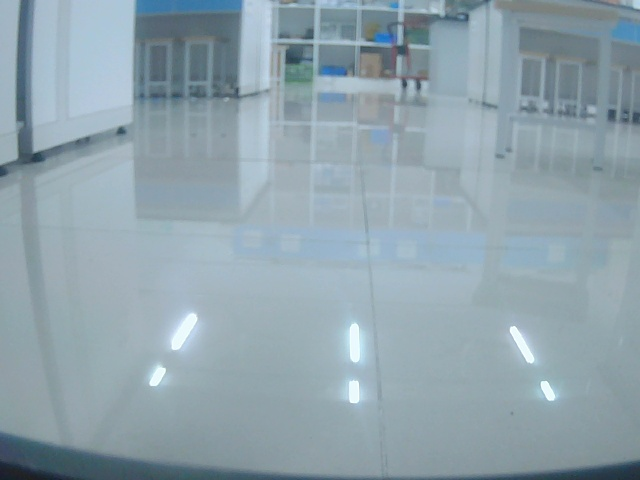
#> input picture main/camera_calibration/captures/camera_reference.jpg, 640 x 480 px, given in place of the camera
$ python LRblue.py
#> lines starting #> are read from the running program, lines starting #| are printed output that depends on the picture; after the words box and inside, x2 and y2 are one past the last pixel; in counts of white or black regions, pixels touching at a corner belong together
import cv2
import numpy as np

camera_id = 0
width = 640
height = 480
fps = 120

cap = cv2.VideoCapture(camera_id)
cap.set(cv2.CAP_PROP_FOURCC,cv2.VideoWriter.fourcc('M','J','P','G'))
cap.set(cv2.CAP_PROP_FRAME_WIDTH, width)
cap.set(cv2.CAP_PROP_FRAME_HEIGHT, height)
cap.set(cv2.CAP_PROP_FPS, fps)

if not cap.isOpened():
    print("无法打开摄像头画面")
    exit()

cv2.namedWindow('Blue Mask')
cv2.namedWindow('ROI')

def nothing(x):
    pass

# 蓝色HSV分割参数可调
cv2.createTrackbar('H Low', 'Blue Mask', 100, 180, nothing)
cv2.createTrackbar('H High', 'Blue Mask', 140, 180, nothing)
cv2.createTrackbar('S Low', 'Blue Mask', 10, 255, nothing)
cv2.createTrackbar('S High', 'Blue Mask', 255, 255, nothing)
cv2.createTrackbar('V Low', 'Blue Mask', 10, 255, nothing)
cv2.createTrackbar('V High', 'Blue Mask', 255, 255, nothing)

fixed_size = (200, 200)

while True:
    ret, frame = cap.read()
#> frame is the input picture: shape (480, 640, 3); mean B, G, R 172.5, 163, 143.8
    if not ret:
        print("无法打开摄像头画面")
        break

    frame_half = frame[height//2:, :]
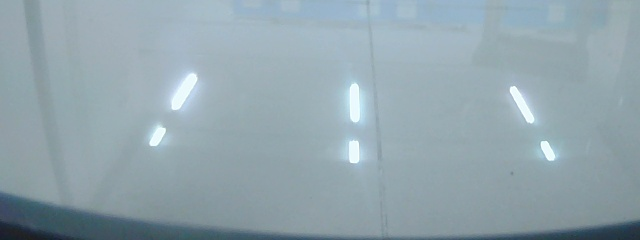
#> frame_half: shape (240, 640, 3); mean B, G, R 173.8, 165.3, 146.5

    # 获取滑动条的值
    h_low = cv2.getTrackbarPos('H Low', 'Blue Mask')
    h_high = cv2.getTrackbarPos('H High', 'Blue Mask')
    s_low = cv2.getTrackbarPos('S Low', 'Blue Mask')
    s_high = cv2.getTrackbarPos('S High', 'Blue Mask')
    v_low = cv2.getTrackbarPos('V Low', 'Blue Mask')
    v_high = cv2.getTrackbarPos('V High', 'Blue Mask')

    hsv = cv2.cvtColor(frame_half, cv2.COLOR_BGR2HSV)
#> hsv: shape (240, 640, 3); mean H, S, V 99.1, 41.4, 173.8
    lower_blue = np.array([h_low, s_low, v_low])
    upper_blue = np.array([h_high, s_high, v_high])
    mask = cv2.inRange(hsv, lower_blue, upper_blue)
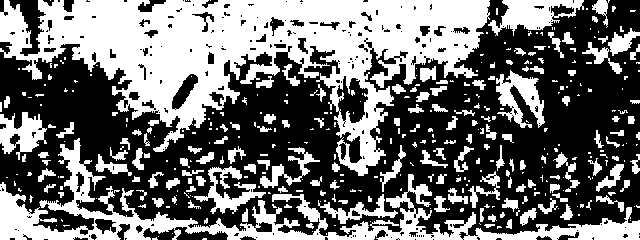
#> mask: shape (240, 640); 43.6% white; 387 white regions (236 under 20 px)

    # 找底行大于220且面积最大的轮廓
    max_cnt = None
    max_area = 0
    contours, _ = cv2.findContours(mask, cv2.RETR_EXTERNAL, cv2.CHAIN_APPROX_SIMPLE)
#> contours = 381 contours, 273 with area under 20; largest, box (x1, y1, x2, y2) and area: (0, 0, 490, 176) 38031, (0, 138, 640, 240) 11215, (488, 0, 584, 36) 1754, (496, 70, 545, 128) 1234, (0, 112, 47, 160) 1166
    for cnt in contours:
        x, y, w_rect, h_rect = cv2.boundingRect(cnt)
        bottom = y + h_rect
        area = cv2.contourArea(cnt)
        if bottom < 230 and bottom > 180 and area > max_area and area >5000:
            max_area = area
            max_cnt = cnt
#> this loop made 381 passes
#> (x, y, w_rect, h_rect, bottom, area) on passes 17, 21, 25: (506, 219, 6, 10, 229, 29.5), (488, 214, 9, 8, 222, 28.5), (520, 208, 17, 18, 226, 130)
#> after the loop, max_area = 0

    mask_bgr = cv2.cvtColor(mask, cv2.COLOR_GRAY2BGR)
#> mask_bgr: shape (240, 640, 3); 43.6% white; 387 white regions (236 under 20 px), largest, box (x1, y1, x2, y2) and area: (0, 0, 490, 176) 35995, (0, 138, 640, 240) 12243, (488, 0, 584, 36) 1733
    roi_img = np.ones(fixed_size, dtype=np.uint8) * 255  # 默认全白
    show_img = mask_bgr.copy()
    blue_bottom = -1
    if max_cnt is not None:
        rect = cv2.minAreaRect(max_cnt)
        box = cv2.boxPoints(rect)
        box = np.int0(box)

        fill_mask = np.zeros_like(mask)
        cv2.drawContours(fill_mask, [box], 0, 255, -1)
        cv2.drawContours(fill_mask, [max_cnt], -1, 0, -1)

        show_img = mask_bgr.copy()
        show_img[fill_mask == 255] = [255,255,255]

        w = int(rect[1][0])
        h = int(rect[1][1])
        if w > 0 and h > 0:
            src_pts = box.astype("float32")
            dst_pts = np.array([[0, h-1], [0, 0], [w-1, 0], [w-1, h-1]], dtype="float32")
            M = cv2.getPerspectiveTransform(src_pts, dst_pts)
            roi_bin = cv2.warpPerspective(show_img, M, (w, h))
            roi_img = cv2.resize(roi_bin, fixed_size)
            roi_img = cv2.cvtColor(roi_img, cv2.COLOR_BGR2GRAY)
            roi_img = cv2.bitwise_not(roi_img)

            h2, w2 = roi_img.shape
            col_sum = np.sum(roi_img == 255, axis=0)
            threshold = int(0.7 * np.max(col_sum)) if np.max(col_sum) > 0 else 0
            white_bar_indices = np.where(col_sum > threshold)[0]
            if len(white_bar_indices) > 0:
                bar_left = white_bar_indices[0]
                bar_right = white_bar_indices[-1]
                bar_center = (bar_left + bar_right) // 2
            else:
                bar_center = w2 // 2

            left_top = roi_img[0:h2//2, 0:bar_center]
            right_top = roi_img[0:h2//2, bar_center:w2]
            left_white_ratio = np.sum(left_top == 255) / left_top.size if left_top.size > 0 else 0
            right_white_ratio = np.sum(right_top == 255) / right_top.size if right_top.size > 0 else 0

            if left_white_ratio <= 0.05 and right_white_ratio <= 0.05:
                pass
            elif left_white_ratio > right_white_ratio:
                print(f"蓝色竖条为界，左上白色比例高({left_white_ratio:.2f} > {right_white_ratio:.2f})，左转")
            elif right_white_ratio > left_white_ratio:
                print(f"蓝色竖条为界，右上白色比例高({right_white_ratio:.2f} > {left_white_ratio:.2f})，右转")

        # 输出蓝色矩形底行行数
        x, y, w_rect, h_rect = cv2.boundingRect(max_cnt)
        blue_bottom = y + h_rect
        print("蓝色矩形底行数:", blue_bottom)
        print("蓝色矩形面积:", max_area)
    else:
        print("无有效蓝色区域或底行不达标，不做识别")

    cv2.imshow('Blue Mask', show_img)
    cv2.imshow('ROI', roi_img)

    if cv2.waitKey(1) & 0xFF == ord('q'):
#> (key q is pressed here)
        break

cap.release()
cv2.destroyAllWindows()

$ run again, on main/camera_calibration/captures/ground_reference.jpg
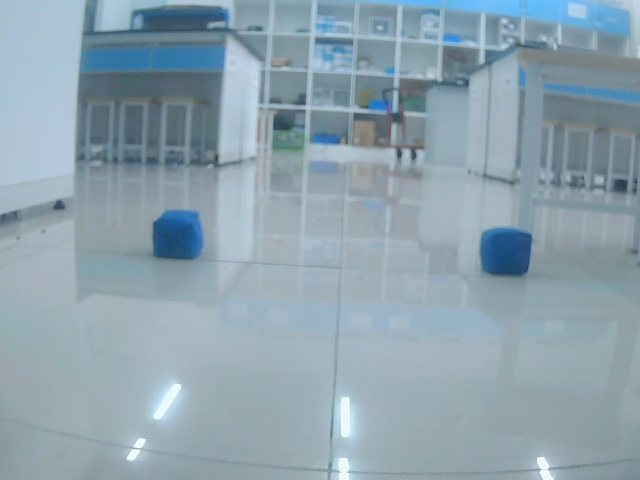
#> input picture main/camera_calibration/captures/ground_reference.jpg, 640 x 480 px, given in place of the camera
#> frame is the input picture: shape (480, 640, 3); mean B, G, R 173.9, 162.5, 141.5
#> `frame_half = frame[height//2:, :]`:
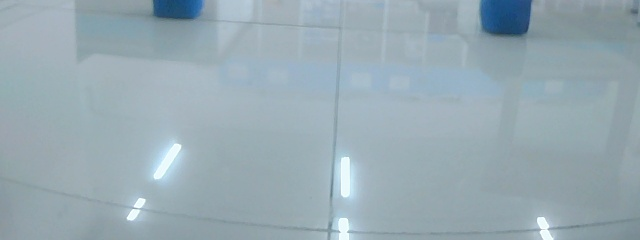
#> frame_half: shape (240, 640, 3); mean B, G, R 178.9, 170.1, 151.5
#> hsv: shape (240, 640, 3); mean H, S, V 99.4, 39.8, 178.9
#> `mask = cv2.inRange(hsv, lower_blue, upper_blue)`:
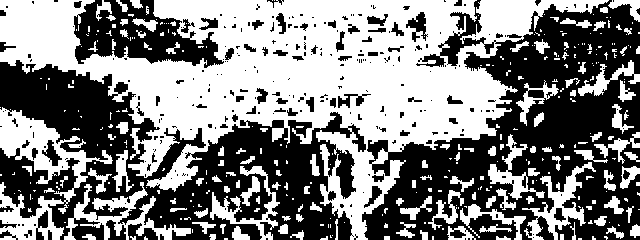
#> mask: shape (240, 640); 50.6% white; 277 black regions (202 under 20 px)
#> contours = 346 contours, 261 with area under 20; largest, box (x1, y1, x2, y2) and area: (0, 0, 609, 240) 57748, (0, 107, 113, 240) 4917, (64, 182, 191, 240) 1689, (522, 162, 596, 240) 1416, (210, 166, 280, 240) 940
#> the loop `for cnt in contours:` made 346 passes
#> (x, y, w_rect, h_rect, bottom, area) on passes 5, 14, 15: (496, 236, 15, 4, 240, 22.5), (209, 234, 7, 6, 240, 24), (82, 234, 14, 6, 240, 38)
#> after the loop `for cnt in contours:`: max_area = 0
#> mask_bgr: shape (240, 640, 3); 50.6% white; 277 black regions (202 under 20 px), largest, box (x1, y1, x2, y2) and area: (362, 0, 640, 240) 34627, (0, 60, 366, 240) 30171, (74, 0, 224, 68) 5392
